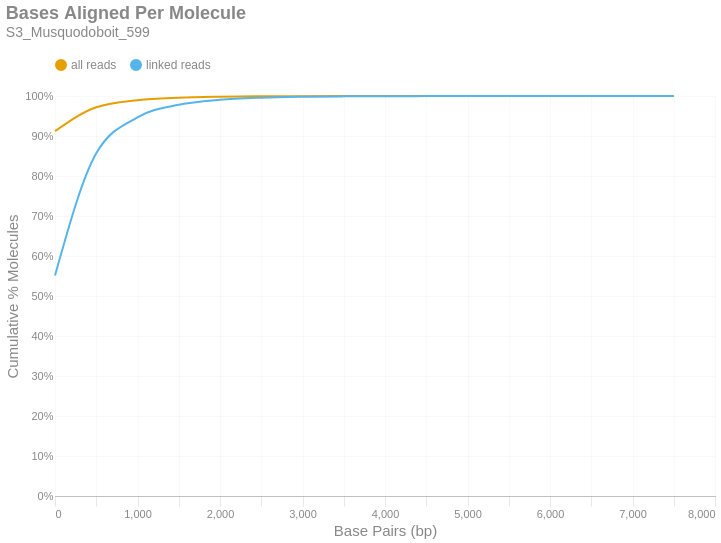

Notebook cell for this chart:
### Markdown cell above
### Bases Aligned Per Molecule
This is a cumulative frequency distribution showing the number of base pairs aligned per unique molecule. These data are shown in 500 bp bins. There are two distributions: one with `all reads` (yellow) and another with only `linked reads` (blue). The percent of molecules in the `linked reads` distribution is relative to the total number of linked molecules.

### Code cell
if SKIPLR:
    print_html(f"Skipped")
else:
    binned_df = consolidated_hist(valids['aligned_bp'], mask, 500, True)
    with SafeRender(binned_df):
        (
            density_plot(binned_df, 'Bases Aligned Per Molecule', samplename, 'basesper')
            .encode(
                x=alt.X('bin:Q', title="Base Pairs (bp)").axis(tickMinStep=500).scale(padding=0),
                y=alt.Y('value:Q', title='Cumulative % Molecules')
                    .axis(format='%')
                    .scale(domain = [0,1])
                    .stack(False),
                color=alt.Color("key:N").scale(domain = ["all reads", "linked reads"]),
                tooltip = [
                    alt.Tooltip("key:N", title = "Data Type"),
                    alt.Tooltip("range_label:N", title="Bases Aligned Per Molecule"),
                    alt.Tooltip("value:Q", format = ".2%", title="% Molecules (Cum.)")
                ]
            )
        ).display()

### Figure 1 — Vega-Lite specification as saved in the notebook (floating-point values rounded to 4 significant figures)
{"width": "container", "height": 400, "config": {"title": {"anchor": "start", "dy": -15, "fontSize": 18, "color": "#888888", "subtitleColor": "#888888", "subtitleFontSize": 14}, "arc": {"fill": "#0072B2"}, "axis": {"domainColor": "#888888", "domainWidth": 0.5, "gridWidth": 0.2, "grid": false, "titleFontWeight": 400, "titleFontSize": 15, "labelFontSize": 11, "labelColor": "#888888", "tickColor": "#888888", "tickWidth": 0.2, "titleColor": "#888888"}, "axisBand": {"grid": false}, "axisX": {"grid": true, "tickSize": 10, "domainCap": "round"}, "axisY": {"domain": false, "grid": true, "tickSize": 0, "domainCap": "round"}, "background": "transparent", "header": {"labelFontSize": 15, "labelColor": "#888888", "titleFontSize": 15, "titleFontWeight": 600, "titleColor": "#888888"}, "legend": {"labelFont": "sans-serif", "labelFontSize": 12, "labelColor": "#888888", "symbolSize": 100, "symbolType": "circle", "titleFontSize": 12, "titlePadding": 10, "titleColor": "#888888", "title": null, "orient": "top"}, "range": {"category": ["#E69F00", "#56B4E9", "#009E73", "#F0E442", "#0072B2", "#D55E00", "#CC79A7", "#000000"], "diverging": ["#cfe8f3", "#a2d4ec", "#73bfe2", "#46abdb", "#1696d2", "#12719e"]}, "area": {"fill": "#0072B2", "fillOpacity": 0.7, "line": true, "strokeOpacity": 0.7}, "line": {"color": "#0072B2", "stroke": "#0072B2", "strokeWidth": 2}, "trail": {"color": "#0072B2", "stroke": "#0072B2", "strokeWidth": 0, "size": 1}, "point": {"filled": true, "fillOpacity": 1.0, "size": 95}, "text": {"color": "#888888", "fontSize": 11, "align": "right", "fontWeight": 400, "size": 11}, "bar": {"fill": "#0072B2", "stroke": null}, "view": {"stroke": null, "continuousWidth": 660, "continuousHeight": 400}}, "data": {"name": "data-b3baa211b1ed1aa7866e0371d7a62f77"}, "mark": {"type": "line", "interpolate": "monotone", "point": {"opacity": 0, "size": 275}}, "encoding": {"color": {"field": "key", "scale": {"domain": ["all reads", "linked reads"]}, "type": "nominal"}, "tooltip": [{"field": "key", "title": "Data Type", "type": "nominal"}, {"field": "range_label", "title": "Bases Aligned Per Molecule", "type": "nominal"}, {"field": "value", "format": ".2%", "title": "% Molecules (Cum.)", "type": "quantitative"}], "x": {"axis": {"tickMinStep": 500}, "field": "bin", "scale": {"padding": 0}, "title": "Base Pairs (bp)", "type": "quantitative"}, "y": {"axis": {"format": "%"}, "field": "value", "scale": {"domain": [0, 1]}, "stack": false, "title": "Cumulative % Molecules", "type": "quantitative"}}, "params": [{"name": "param_c36ac31b6afebe62", "select": {"type": "point", "fields": ["key"]}, "bind": "legend"}], "title": {"text": "Bases Aligned Per Molecule", "subtitle": "S3_Musquodoboit_599"}, "transform": [{"fold": ["all reads (cumsum)", "linked reads (cumsum)"]}, {"calculate": "replace(datum.key, ' (cumsum)', '')", "as": "key"}, {"filter": {"param": "param_c36ac31b6afebe62"}}], "usermeta": {"embedOptions": {"downloadFileName": "S3_Musquodoboit_599.basesper"}}, "$schema": "https://vega.github.io/schema/vega-lite/v6.1.0.json", "datasets": {"data-b3baa211b1ed1aa7866e0371d7a62f77": [{"bin": "0.0", "interval": "0.0-500.0", "all reads": 0.9122, "linked reads": 0.5512, "all reads (cumsum)": 0.9122, "linked reads (cumsum)": 0.5512, "range_label": "0-499"}, {"bin": "500.0", "interval": "500.0-1000.0", "all reads": 0.05984, "linked reads": 0.3056, "all reads (cumsum)": 0.972, "linked reads (cumsum)": 0.8567, "range_label": "500-999"}, {"bin": "1000.0", "interval": "1000.0-1500.0", "all reads": 0.01757, "linked reads": 0.08995, "all reads (cumsum)": 0.9896, "linked reads (cumsum)": 0.9467, "range_label": "1000-1499"}, {"bin": "1500.0", "interval": "1500.0-2000.0", "all reads": 0.00614, "linked reads": 0.03143, "all reads (cumsum)": 0.9957, "linked reads (cumsum)": 0.9781, "range_label": "1500-1999"}, {"bin": "2000.0", "interval": "2000.0-2500.0", "all reads": 0.002439, "linked reads": 0.01249, "all reads (cumsum)": 0.9982, "linked reads (cumsum)": 0.9906, "range_label": "2000-2499"}, {"bin": "2500.0", "interval": "2500.0-3000.0", "all reads": 0.001015, "linked reads": 0.005197, "all reads (cumsum)": 0.9992, "linked reads (cumsum)": 0.9958, "range_label": "2500-2999"}, {"bin": "3000.0", "interval": "3000.0-3500.0", "all reads": 0.0004396, "linked reads": 0.002251, "all reads (cumsum)": 0.9996, "linked reads (cumsum)": 0.9981, "range_label": "3000-3499"}, {"bin": "3500.0", "interval": "3500.0-4000.0", "all reads": 0.0001978, "linked reads": 0.001013, "all reads (cumsum)": 0.9998, "linked reads (cumsum)": 0.9991, "range_label": "3500-3999"}, {"bin": "4000.0", "interval": "4000.0-4500.0", "all reads": 8.659e-05, "linked reads": 0.0004433, "all reads (cumsum)": 0.9999, "linked reads (cumsum)": 0.9995, "range_label": "4000-4499"}, {"bin": "4500.0", "interval": "4500.0-5000.0", "all reads": 3.73e-05, "linked reads": 0.000191, "all reads (cumsum)": 0.9999, "linked reads (cumsum)": 0.9997, "range_label": "4500-4999"}, {"bin": "5000.0", "interval": "5000.0-5500.0", "all reads": 3.197e-05, "linked reads": 0.0001637, "all reads (cumsum)": 1.0, "linked reads (cumsum)": 0.9999, "range_label": "5000-5499"}, {"bin": "5500.0", "interval": "5500.0-6000.0", "all reads": 1.599e-05, "linked reads": 8.184e-05, "all reads (cumsum)": 1.0, "linked reads (cumsum)": 1.0, "range_label": "5500-5999"}, {"bin": "6000.0", "interval": "6000.0-6500.0", "all reads": 3.996e-06, "linked reads": 2.046e-05, "all reads (cumsum)": 1.0, "linked reads (cumsum)": 1.0, "range_label": "6000-6499"}, {"bin": "6500.0", "interval": "6500.0-7000.0", "all reads": 2.664e-06, "linked reads": 1.364e-05, "all reads (cumsum)": 1.0, "linked reads (cumsum)": 1.0, "range_label": "6500-6999"}, {"bin": "7000.0", "interval": "7000.0-7500.0", "all reads": 1.998e-06, "linked reads": 1.023e-05, "all reads (cumsum)": 1.0, "linked reads (cumsum)": 1.0, "range_label": "7000-7499"}, {"bin": "7500.0", "interval": "7500.0-8000.0", "all reads": 6.66e-07, "linked reads": 3.41e-06, "all reads (cumsum)": 1.0, "linked reads (cumsum)": 1.0, "range_label": "7500-7999"}]}}
